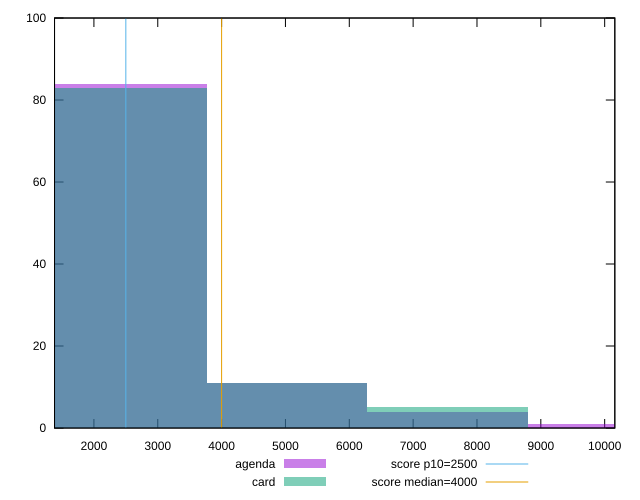

Generate this figure with gnuplot:
reset

$agenda <<EOF
7540.584363745882 4
2513.5281212486275 84
10054.11248499451 1
5027.056242497255 11
EOF

$card <<EOF
2513.5281212486275 83
7540.584363745882 5
5027.056242497255 11
EOF

set key outside below
set boxwidth 2513.5281212486275
set xrange [1383.1580000000001:10159.043500000002]
set yrange [0:100]
set trange [0:100]
set style fill transparent solid 0.5 noborder

set parametric
set terminal svg size 640, 500 enhanced background rgb 'white'
set output "report/report_00029_2021-02-24T13-36-40.390Z/largest-contentful-paint/comparison/histogram/1_vs_2.svg"

plot $agenda title "agenda" with boxes, \
     $card title "card" with boxes, \
     2500,t title "score p10=2500", \
     4000,t title "score median=4000"

reset
